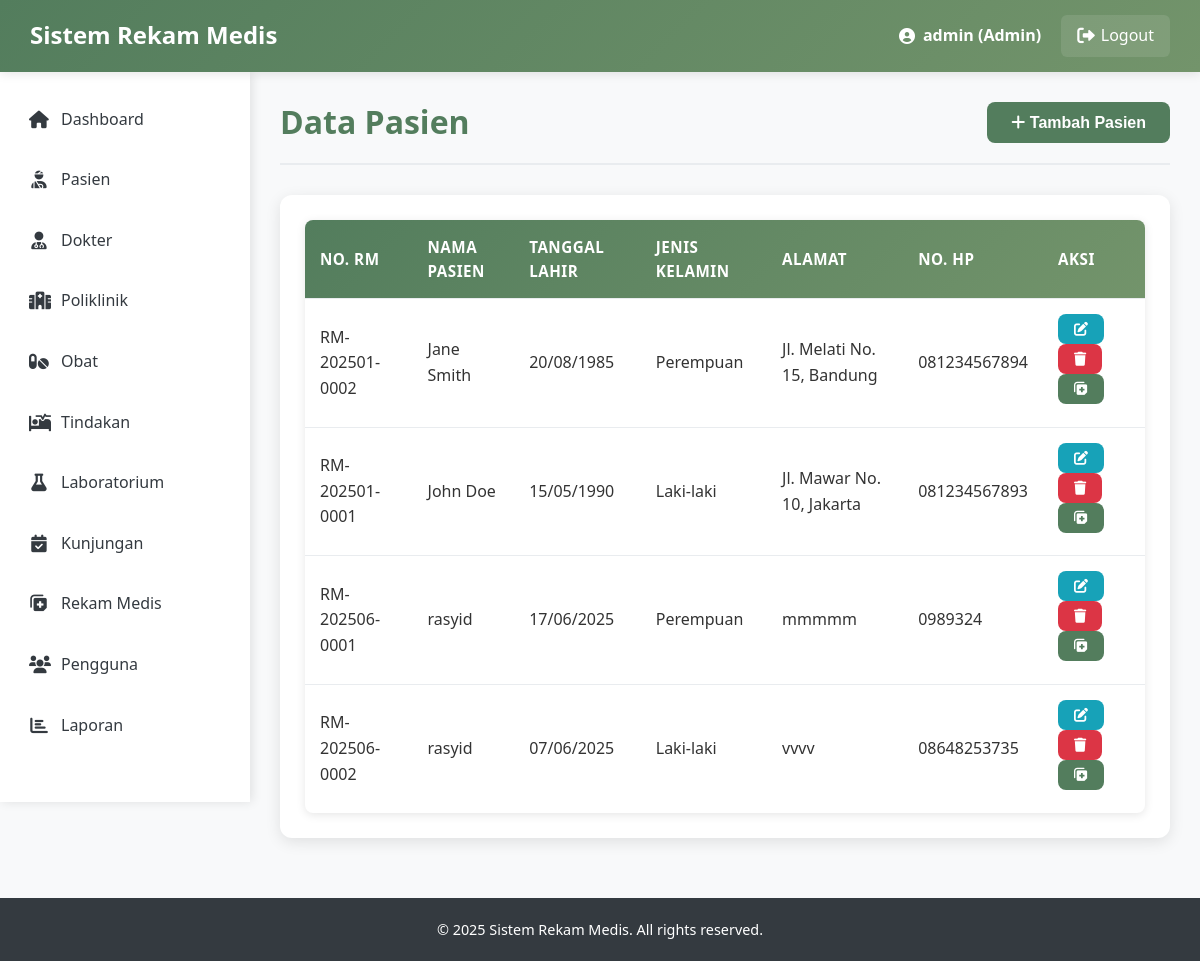
The app's page /Trys_Proj/pasien.php (signed in) with its own data.
### tables this page shows
CREATE TABLE `pasien` (
  `id_pasien` int(11) NOT NULL,
  `no_rm` varchar(20) NOT NULL,
  `nm_pasien` varchar(100) NOT NULL,
  `tgl_lhr` date DEFAULT NULL,
  `alamat` text DEFAULT NULL,
  `telepon` varchar(15) DEFAULT NULL,
  `no_hp` varchar(15) DEFAULT NULL,
  `jenis_kelamin` enum('L','P') DEFAULT NULL,
  `nm_kk` varchar(100) DEFAULT NULL,
  `hub_kel` varchar(50) DEFAULT NULL,
  `id_user` int(11) DEFAULT NULL,
  `created_at` timestamp NOT NULL DEFAULT current_timestamp(),
  `updated_at` timestamp NOT NULL DEFAULT current_timestamp() ON UPDATE current_timestamp()
);

### Trys_Proj/pasien.php (the view, shortened to what this page needs)
<?php
include 'config/database.php';
$page_title = "Data Pasien";
$sql = "SELECT * FROM pasien ORDER BY nm_pasien";
$result = $conn->query($sql);
?>
<!DOCTYPE html>
<html lang="en">
<head>
    <link rel="stylesheet" href="assets/css/style.css">
    <link rel="stylesheet" href="https://cdnjs.cloudflare.com/ajax/libs/font-awesome/6.0.0-beta3/css/all.min.css">
</head>
<body>
    <?php include 'includes/header.php'; ?>
    <div class="container">
        <div class="sidebar">
            <?php include 'includes/sidebar.php'; ?>
        </div>
        <div class="content">
            <div class="content-header">
                <h2><?php echo $page_title; ?></h2>
                <button class="btn btn-primary" onclick="showAddModal()">
                    <i class="fas fa-plus"></i> Tambah Pasien
                </button>
            </div>
            <div class="card">
                <div class="card-body">
                    <table class="data-table">
                        <thead>
                            <tr>
                                <th>No. RM</th>
                                <th>Nama Pasien</th>
                                <th>Tanggal Lahir</th>
                                <th>Jenis Kelamin</th>
                                <th>Alamat</th>
                                <th>No. HP</th>
                                <th>Aksi</th>
                            </tr>
                        </thead>
                        <tbody>
                            <?php if ($result->num_rows > 0): ?>
                                <?php while ($row = $result->fetch_assoc()): ?>
                                <tr>
                                    <td><?php echo $row['no_rm']; ?></td>
                                    <td><?php echo $row['nm_pasien']; ?></td>
                                    <td><?php echo date('d/m/Y', strtotime($row['tgl_lhr'])); ?></td>
                                    <td><?php echo $row['jenis_kelamin'] == 'L' ? 'Laki-laki' : 'Perempuan'; ?></td>
                                    <td><?php echo $row['alamat']; ?></td>
                                    <td><?php echo $row['no_hp']; ?></td>
                                    <td>
                                        <button class="btn btn-sm btn-info" onclick="showEditModal(<?php echo $row['id_pasien']; ?>, '<?php echo $row['nm_pasien']; ?>', '<?php echo $row['tgl_lhr']; ?>', '<?php echo $row['alamat']; ?>', '<?php echo $row['telepon']; ?>', '<?php echo $row['no_hp']; ?>', '<?php echo $row['jenis_kelamin']; ?>', '<?php echo $row['nm_kk']; ?>', '<?php echo $row['hub_kel']; ?>')">
                                            <i class="fas fa-edit"></i>
                                        </button>
                                        <button class="btn btn-sm btn-danger" onclick="confirmDelete(<?php echo $row['id_pasien']; ?>, '<?php echo $row['nm_pasien']; ?>')">
                                            <i class="fas fa-trash"></i>
                                        </button>
                                        <a href="rekam_medis_view.php?id=<?php echo $row['id_pasien']; ?>" class="btn btn-sm btn-primary">
                                            <i class="fas fa-notes-medical"></i>
                                        </a>
                                    </td>
                                </tr>
                                <?php endwhile; ?>
                            <?php else: ?>
                                <tr>
                                    <td colspan="7" class="text-center">Tidak ada data pasien.</td>
                                </tr>
                            <?php endif; ?>
                        </tbody>
                    </table>
                </div>
            </div>
        </div>
    </div>
    <?php include 'includes/footer.php'; ?>
</body>
</html>

### Trys_Proj/css/style.css (style rules this page uses)
* { margin: 0; padding: 0; box-sizing: border-box; }
body { font-family: "Segoe UI", Tahoma, Geneva, Verdana, sans-serif; line-height: 1.6; color: #333; background-color: #f8f9fa; }
:root { --primary-color: #537d5d; --primary-dark: #3e5e45; --primary-light: #6a9975; --secondary-color: #73946b; --secondary-dark: #5a7553; --secondary-light: #8bac83; --accent-color: #9ebc8a; --accent-dark: #85a371; --accent-light: #b7d5a3; --light-color: #d2d0a0; --light-dark: #b9b787; --light-light: #ebe9b9; --white: #ffffff; --off-white: #f9f9f9; --gray-light: #f8f9fa; --gray-medium: #6c757d; --gray-dark: #343a40; --success: #28a745; --success-dark: #1e7e34; --danger: #dc3545; --danger-dark: #bd2130; --warning: #ffc107; --warning-dark: #d39e00; --info: #17a2b8; --info-dark: #117a8b; }
h1, h2, h3, h4, h5, h6 { font-weight: 700; line-height: 1.2; margin-bottom: 0.5em; color: var(--gray-dark); }
h2 { font-size: 2rem; }
a { color: var(--primary-color); text-decoration: none; transition: color 0.3s ease; }
.btn { display: inline-block; padding: 12px 24px; border: none; border-radius: 8px; font-size: 1rem; font-weight: 600; text-decoration: none; text-align: center; cursor: pointer; transition: all 0.3s ease; line-height: 1; position: relative; overflow: hidden; }
.btn::after { content: ""; position: absolute; top: 50%; left: 50%; width: 5px; height: 5px; background: rgba(255, 255, 255, 0.5); opacity: 0; border-radius: 100%; transform: scale(1, 1) translate(-50%); transform-origin: 50% 50%; }
.btn-primary { background-color: var(--primary-color); color: var(--white); }
.btn-info { background-color: var(--info); color: var(--white); }
.btn-danger { background-color: var(--danger); color: var(--white); }
.btn-sm { padding: 8px 16px; font-size: 0.875rem; }
.container { display: flex; min-height: calc(100vh - 70px); }
.sidebar { width: 250px; background-color: var(--white); box-shadow: 2px 0 10px rgba(0, 0, 0, 0.1); padding: 20px 0; transition: all 0.3s ease; position: sticky; top: 70px; height: calc(100vh - 70px); overflow-y: auto; z-index: 90; }
.content { flex: 1; padding: 30px; background-color: var(--gray-light); min-height: calc(100vh - 70px); }
.content-header { display: flex; justify-content: space-between; align-items: center; margin-bottom: 30px; padding-bottom: 20px; border-bottom: 2px solid #e9ecef; }
.content-header h2 { color: var(--primary-color); font-size: 2rem; font-weight: 700; margin: 0; }
.card { background: var(--white); border-radius: 12px; box-shadow: 0 4px 15px rgba(0, 0, 0, 0.1); margin-bottom: 30px; overflow: hidden; transition: transform 0.3s ease, box-shadow 0.3s ease; }
.card-body { padding: 25px; }
.data-table { width: 100%; border-collapse: collapse; background: var(--white); border-radius: 8px; overflow: hidden; box-shadow: 0 2px 10px rgba(0, 0, 0, 0.1); }
.data-table thead { background: linear-gradient(135deg, var(--primary-color), var(--secondary-color)); color: var(--white); }
.data-table th, .data-table td { padding: 15px; text-align: left; border-bottom: 1px solid #e9ecef; }
.data-table th { font-weight: 600; font-size: 0.95rem; text-transform: uppercase; letter-spacing: 0.5px; }
.data-table tbody tr { transition: background-color 0.3s ease; }
.data-table tbody tr:last-child td { border-bottom: none; }

### records on screen
pasien: no_rm "RM-202501-0002", nm_pasien "Jane Smith", tgl_lhr "20/08/1985", jenis_kelamin "Perempuan", alamat "Jl. Melati No. 15, Bandung", no_hp "081234567894"
pasien: no_rm "RM-202501-0001", nm_pasien "John Doe", tgl_lhr "15/05/1990", jenis_kelamin "Laki-laki", alamat "Jl. Mawar No. 10, Jakarta", no_hp "081234567893"
pasien: no_rm "RM-202506-0001", nm_pasien "rasyid", tgl_lhr "17/06/2025", jenis_kelamin "Perempuan", alamat "mmmmm", no_hp "0989324"
pasien: no_rm "RM-202506-0002", nm_pasien "rasyid", tgl_lhr "07/06/2025", jenis_kelamin "Laki-laki", alamat "vvvv", no_hp "08648253735"

### other values on screen
$_SESSION['username'] "admin"
$_SESSION['role'] "Admin"
$page_title "Data Pasien"
